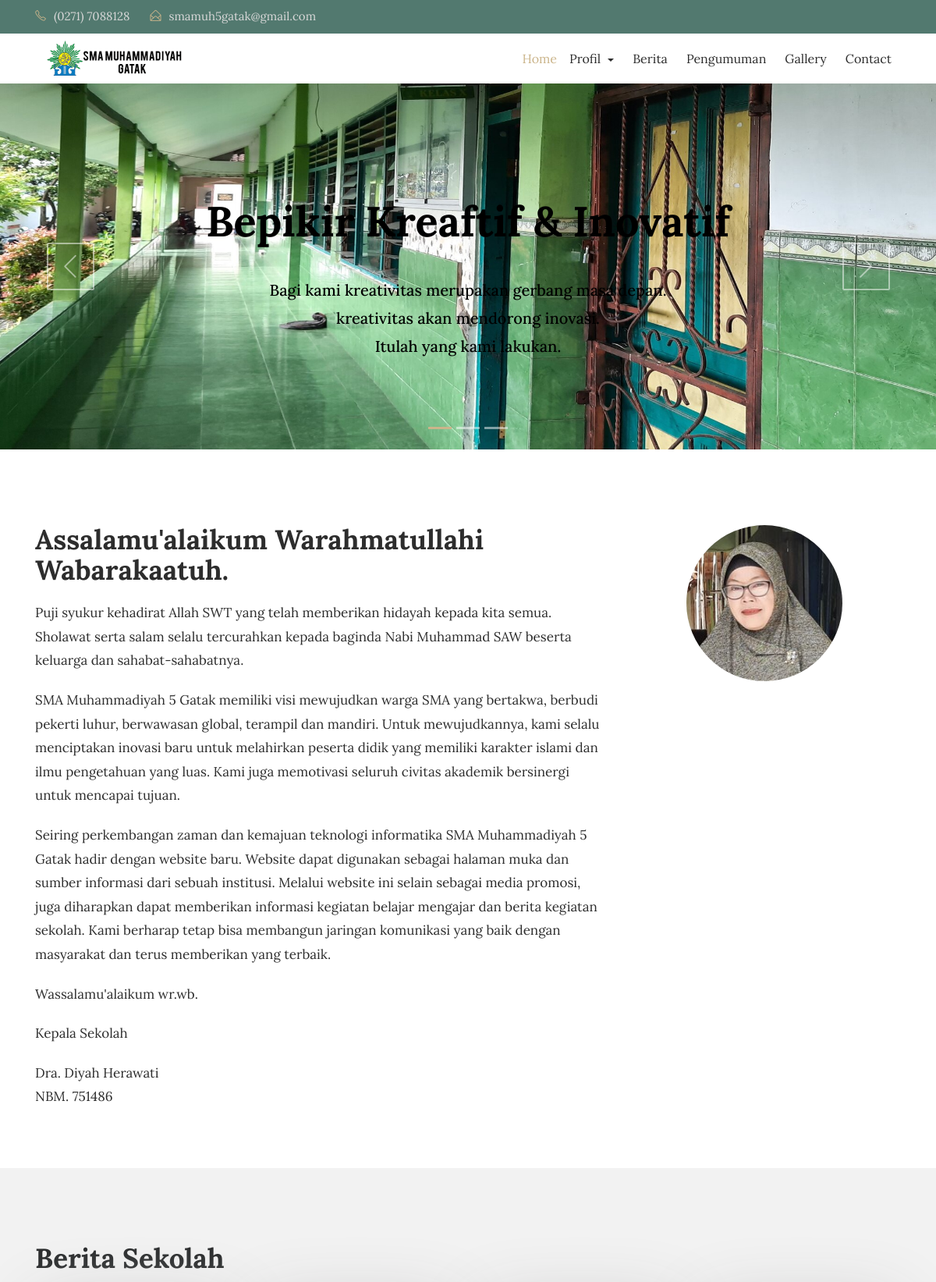
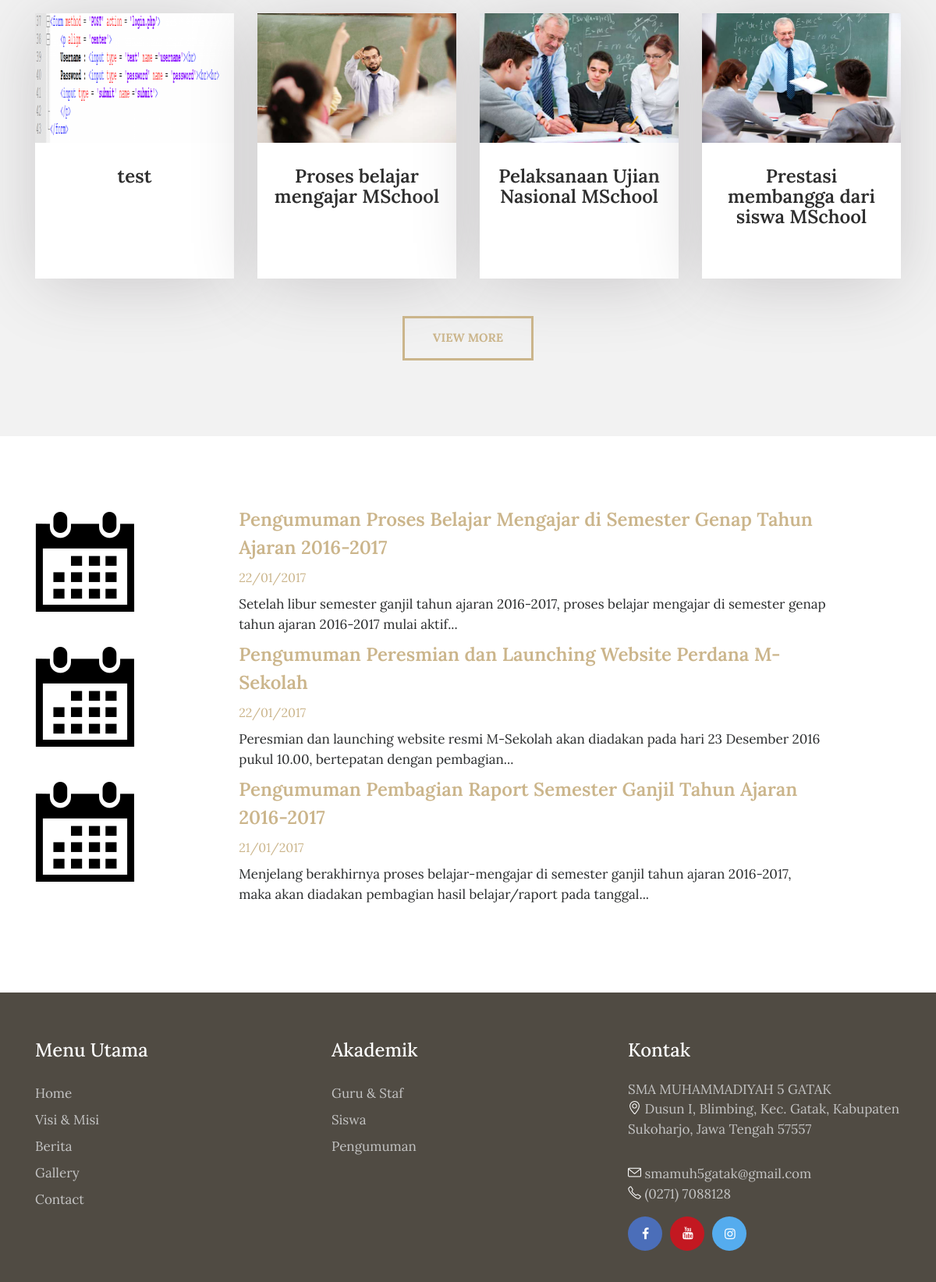
The page / on the database its author committed (2 pictures, top to bottom).
### tables this page shows
CREATE TABLE `tbl_tulisan` (
  `tulisan_id` int(11) NOT NULL,
  `tulisan_judul` varchar(100) DEFAULT NULL,
  `tulisan_isi` text DEFAULT NULL,
  `tulisan_tanggal` timestamp NULL DEFAULT current_timestamp(),
  `tulisan_kategori_id` int(11) DEFAULT NULL,
  `tulisan_kategori_nama` varchar(30) DEFAULT NULL,
  `tulisan_views` int(11) DEFAULT 0,
  `tulisan_gambar` varchar(40) DEFAULT NULL,
  `tulisan_pengguna_id` int(11) DEFAULT NULL,
  `tulisan_author` varchar(40) DEFAULT NULL,
  `tulisan_img_slider` int(2) NOT NULL DEFAULT 0,
  `tulisan_slug` varchar(200) DEFAULT NULL
);

CREATE TABLE `tbl_pengumuman` (
  `pengumuman_id` int(11) NOT NULL,
  `pengumuman_judul` varchar(150) DEFAULT NULL,
  `pengumuman_deskripsi` text DEFAULT NULL,
  `pengumuman_tanggal` timestamp NULL DEFAULT current_timestamp(),
  `pengumuman_author` varchar(60) DEFAULT NULL
);

### application/controllers/Home.php (called while the page is built, shortened)
<?php
class Home extends CI_Controller{
	function __construct(){
		$this->load->model('m_tulisan');
		$this->load->model('m_galeri');
		$this->load->model('m_pengumuman');
		$this->load->model('m_pengunjung');
	}
	function index(){
			$x['berita']=$this->m_tulisan->get_berita_home();
			$x['pengumuman']=$this->m_pengumuman->get_pengumuman_home();
			$x['tot_guru']=$this->db->get('tbl_guru')->num_rows();
			$x['tot_siswa']=$this->db->get('tbl_siswa')->num_rows();
			$this->load->view('depan/v_home',$x);
	}
}

### index.php (called while the page is built, shortened)
<?php
require_once BASEPATH.'core/CodeIgniter.php';

### application/models/M_tulisan.php (called while the page is built, shortened)
<?php
class M_tulisan extends CI_Model{
	function get_berita_home(){
		$hsl=$this->db->query("SELECT tbl_tulisan.*,DATE_FORMAT(tulisan_tanggal,'%d/%m/%Y') AS tanggal FROM tbl_tulisan ORDER BY tulisan_id DESC limit 4");
		return $hsl;
	}
}

### application/models/M_pengumuman.php (called while the page is built, shortened)
<?php
class M_pengumuman extends CI_Model{
	function get_pengumuman_home(){
		$hsl=$this->db->query("SELECT pengumuman_id,pengumuman_judul,pengumuman_deskripsi,DATE_FORMAT(pengumuman_tanggal,'%d/%m/%Y') AS tanggal,pengumuman_author FROM tbl_pengumuman ORDER BY pengumuman_id DESC limit 3");
		return $hsl;
	}
}

### application/views/depan/v_home.php (the view, shortened to what this page needs)
<!DOCTYPE html>
<html lang="en">
<head>
    <link rel="stylesheet" href="<?php echo base_url().'theme/css/bootstrap.min.css'?>">
    <link rel="stylesheet" href="<?php echo base_url().'theme/css/font-awesome.min.css'?>">
    <link rel="stylesheet" href="<?php echo base_url().'theme/css/simple-line-icons.css'?>">
    <link rel="stylesheet" href="<?php echo base_url().'theme/css/slick.css'?>">
    <link rel="stylesheet" href="<?php echo base_url().'theme/css/slick-theme.css'?>">
    <link rel="stylesheet" href="<?php echo base_url().'theme/css/owl.carousel.min.css'?>">
    <link href="<?php echo base_url().'theme/css/style.css'?>" rel="stylesheet">
    <?php
        function limit_words($string, $word_limit){
            $words = explode(" ",$string);
            return implode(" ",array_splice($words,0,$word_limit));
        }
    ?>
</head>
<body>
    <div class="header-topbar">
        <div class="container">
            <div class="row">
                <div class="col-xs-6 col-sm-8 col-md-9">
                    <div class="header-top_address">
                        <div class="header-top_list">
                            <span class="icon-phone"></span>(0271) 7088128
                        </div>
                        <div class="header-top_list">
                            <span class="icon-envelope-open"></span>smamuh5gatak@gmail.com
                        </div>
                    </div>
                </div>
            </div>
        </div>
    </div>
    <div data-toggle="affix">
        <div class="container nav-menu2">
            <div class="row">
                <div class="col-md-12">
                    <nav class="navbar navbar2 navbar-toggleable-md navbar-light bg-faded">
                        <img class="img img-responsive" width="200px;" src="<?php echo base_url().'theme/images/logo-dark.png'?>"></a>
                        <div class="collapse navbar-collapse justify-content-end" id="navbarNavDropdown">
                            <ul class="navbar-nav">
                                <li class="active-menu">
                                    <a href="<?php echo site_url('');?>">Home</a>
                                </li>
                                <li class="nav-item dropdown">
                                    <a class="nav-link dropdown-toggle" href="#" id="dropdown04"
                                        data-toggle="dropdown" aria-haspopup="true" aria-expanded="false">Profil </a>
                                </li>
                                <li class="nav-item">
                                    <a class="nav-link" href="<?php echo site_url('blog');?>">Berita</a>
                                </li>
                                <li class="nav-item">
                                    <a class="nav-link" href="<?php echo site_url('pengumuman');?>">Pengumuman</a>
                                </li>
                                <li class="nav-item">
                                    <a class="nav-link" href="<?php echo site_url('galeri');?>">Gallery</a>
                                </li>
                                <li class="nav-item">
                                  <a class="nav-link" href="<?php echo site_url('contact');?>">Contact</a>
                                </li>
                             </ul>
                        </div>
                    </nav>
                </div>
            </div>
        </div>
      </div>
<section>
    <div class="slider_img layout_two">
        <div id="carousel" class="carousel slide" data-ride="carousel">
            <ol class="carousel-indicators">
                <li data-target="#carousel" data-slide-to="0" class="active"></li>
                <li data-target="#carousel" data-slide-to="1"></li>
                <li data-target="#carousel" data-slide-to="2"></li>
            </ol>
            <div class="carousel-inner" role="listbox">
                <div class="carousel-item active">
                    <img class="d-block" src="<?php echo base_url().'theme/images/slider.jpg'?>" alt="First slide">
                    <div class="carousel-caption d-md-block">
                        <div class="slider_title">
                            <h1><font color='black'>Bepikir Kreaftif &amp; Inovatif</font></h1>
                            <h4><font color='black'>Bagi kami kreativitas merupakan gerbang masa depan.<br> kreativitas akan mendorong inovasi. <br> Itulah yang kami lakukan.</font></h4>
                        </div>
                    </div>
                </div>
            </div>
            <a class="carousel-control-prev" href="#carousel" role="button" data-slide="prev">
                <i class="icon-arrow-left fa-slider" aria-hidden="true"></i>
            </a>
            <a class="carousel-control-next" href="#carousel" role="button" data-slide="next">
                <i class="icon-arrow-right fa-slider" aria-hidden="true"></i>
            </a>
        </div>
    </div>
</section>
<section class="clearfix about about-style2">
    <div class="container">
        <div class="row">
            <div class="col-md-8">
               <h2>Assalamu'alaikum Warahmatullahi Wabarakaatuh.</h2>
               <p>Puji syukur kehadirat Allah SWT yang telah memberikan hidayah kepada kita semua. Sholawat serta salam selalu tercurahkan kepada baginda Nabi Muhammad SAW beserta keluarga dan sahabat-sahabatnya.</p>
	<p>SMA Muhammadiyah 5 Gatak memiliki visi mewujudkan warga SMA yang bertakwa, berbudi pekerti luhur, berwawasan global, terampil dan mandiri. Untuk mewujudkannya, kami selalu menciptakan inovasi baru untuk melahirkan peserta didik yang memiliki karakter islami dan ilmu pengetahuan yang luas. Kami juga memotivasi seluruh civitas akademik bersinergi untuk mencapai tujuan.</p>
	<p>Seiring perkembangan zaman dan kemajuan teknologi informatika SMA Muhammadiyah 5 Gatak hadir dengan website baru. Website dapat digunakan sebagai halaman muka dan sumber informasi dari sebuah institusi. Melalui website ini selain sebagai media promosi, juga diharapkan dapat memberikan informasi kegiatan belajar mengajar dan berita kegiatan sekolah. Kami berharap tetap bisa membangun jaringan komunikasi yang baik dengan masyarakat dan terus memberikan yang terbaik.</p>
<p>Wassalamu'alaikum wr.wb.</p>
<p>Kepala Sekolah</P>
<p>Dra. Diyah Herawati<br>NBM. 751486</p>
            </div>
            <div class="col-md-4">
                <img src="<?php echo base_url().'theme/images/welcome.jpg'?>" class="img-fluid about-img" alt="#">
            </div>
        </div>
    </div>
</section>
<section class="our_courses">
    <div class="container">
        <div class="row">
            <div class="col-md-12">
                <h2>Berita Sekolah</h2>
            </div>
        </div>
        <div class="row">
          <?php foreach ($berita->result() as $row) :?>
            <div class="col-xs-12 col-sm-6 col-md-6 col-lg-3">
                <div class="courses_box mb-4">
                    <div class="course-img-wrap">
                        <img src="<?php echo base_url().'assets/images/'.$row->tulisan_gambar;?>" class="img-fluid" alt="courses-img">
                    </div>
                    <a href="<?php echo site_url('artikel/'.$row->tulisan_slug);?>" class="course-box-content">
                        <h3 style="text-align:center;"><?php echo $row->tulisan_judul;?></h3>
                    </a>
                </div>
            </div>
          <?php endforeach;?>
        </div> <br>
        <div class="row">
            <div class="col-md-12 text-center">
                <a href="<?php echo site_url('artikel');?>" class="btn btn-default btn-courses">View More</a>
            </div>
        </div>
    </div>
</section>
<section class="event">
<div class="container">
        <div class="row">
            <div class="col-md-11">
                <div class="event-img2">
                <?php foreach ($pengumuman->result() as $row) :?>
                <div class="row">
                    <div class="col-sm-3"> <img src="<?php echo base_url().'theme/images/announcement-icon.png'?>" class="img-fluid" alt="event-img"></div>
                    <div class="col-sm-9"> <h3><a href="<?php echo site_url('pengumuman');?>"><?php echo $row->pengumuman_judul;?></a></h3>
                      <span><?php echo $row->tanggal;?></span>
                      <p><?php echo limit_words($row->pengumuman_deskripsi,18).'...';?></p>
                    </div>
                </div>
                <?php endforeach;?>
                </div>
            </div>
            </div>
        </div>
</section>
<footer>
    <div class="container">
        <div class="row">
                <div class="col-md-4">
                    <div class="sitemap">
                        <h3>Menu Utama</h3>
                        <ul>
                            <li><a href="<?php echo site_url();?>">Home</a></li>
                            <li><a href="<?php echo site_url('profil');?>">Visi & Misi</a></li>
                            <li><a href="<?php echo site_url('blog');?>">Berita</a></li>
                            <li><a href="<?php echo site_url('galeri');?>">Gallery</a></li>
                            <li><a href="<?php echo site_url('contact');?>">Contact</a></li>
                        </ul>
                    </div>
                </div>
                <div class="col-md-4">
                  <div class="sitemap">
                      <h3>Akademik</h3>
                      <ul>
                          <li><a href="<?php echo site_url('guru');?>">Guru & Staf</a></li>
                          <li><a href="<?php echo site_url('siswa');?>">Siswa </a></li>
                          <li><a href="<?php echo site_url('pengumuman');?>">Pengumuman</a></li>
                      </ul>
                  </div>
                </div>
                <div class="col-md-4">
                    <div class="address">
                        <h3>Kontak</h3>
                        <p>
                        SMA MUHAMMADIYAH 5 GATAK
                        <br>
                        <span class="icon-location-pin"></span>
                        Dusun I, Blimbing, Kec. Gatak, Kabupaten Sukoharjo, Jawa Tengah 57557</p>
                        <p><span class="icon-envelope"></span> smamuh5gatak@gmail.com
                            <br><span class="icon-phone"></span> (0271) 7088128</p>
                            <ul class="footer-social-icons">
                                <li><a href="#"><i class="fa fa-facebook fa-fb" aria-hidden="true"></i></a></li>
                                <li><a href="#"><i class="fa fa-youtube fa-in" aria-hidden="true"></i></a></li>
                                <li><a href="#"><i class="fa fa-instagram fa-tw" aria-hidden="true"></i></a></li>
                            </ul>
                        </div>
                    </div>
                </div>
            </div>
        </footer>
    </body>
    </html>

### rows shown on the page
tbl_tulisan: tulisan_gambar (picture), tulisan_judul "test"
tbl_tulisan: tulisan_gambar (picture), tulisan_judul "Proses belajar mengajar MSchool"
tbl_tulisan: tulisan_gambar (picture), tulisan_judul "Pelaksanaan Ujian Nasional MSchool"
tbl_tulisan: tulisan_gambar (picture), tulisan_judul "Prestasi membangga dari siswa MSchool"
tbl_pengumuman: pengumuman_judul "Pengumuman Proses Belajar Mengajar di Semester Genap Tahun Ajaran 2016-2017", tanggal "22/01/2017", pengumuman_deskripsi "Setelah libur semester ganjil tahun ajaran 2016-2017, proses belajar mengajar di semester genap tahun ajaran 2016-2017 mulai aktif"
tbl_pengumuman: pengumuman_judul "Pengumuman Peresmian dan Launching Website Perdana M-Sekolah", tanggal "22/01/2017", pengumuman_deskripsi "Peresmian dan launching website resmi M-Sekolah akan diadakan pada hari 23 Desember 2016 pukul 10.00, bertepatan dengan pembagian"
tbl_pengumuman: pengumuman_judul "Pengumuman Pembagian Raport Semester Ganjil Tahun Ajaran 2016-2017", tanggal "21/01/2017", pengumuman_deskripsi "Menjelang berakhirnya proses belajar-mengajar di semester ganjil tahun ajaran 2016-2017, maka akan diadakan pembagian hasil belajar/raport pada tanggal"
